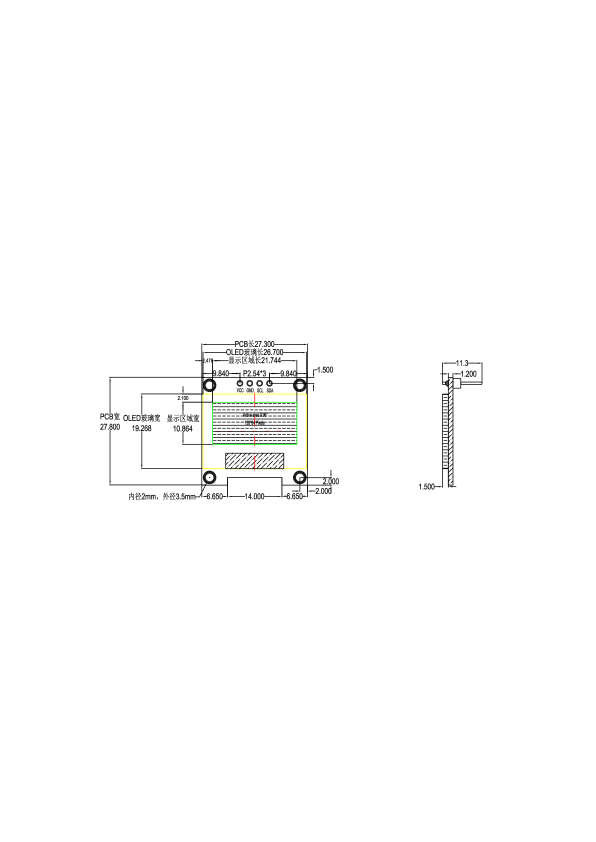
#> input picture artifacts/user_module_sources/pdf_0.png, 1191 x 1684 px, found by its file name (shown at 1/2 size)
$ python prepare_module_ocr.py
#> lines starting #> are read from the running program, lines starting #| are printed output that depends on the picture
from pathlib import Path
from PIL import Image
O=Path('D:/smart_fans/artifacts/user_module_sources')
items=[('oled',O/'pdf_0.png',(180,640,730,1030)),('tb',Path('E:/桌面/原理图/9-TB6612电机驱动/电机驱动模块使用说明.png'),(150,1030,500,1400)),('ec',Path('E:/桌面/原理图/11-旋转编码器/旋转编码器模块使用说明.png'),(200,2680,600,3240))]
for name,path,crop in items:
 im=Image.open(path).crop(crop); im=im.resize((im.width*3,im.height*3))
#> after `im = Image.open(path).crop(crop)`:
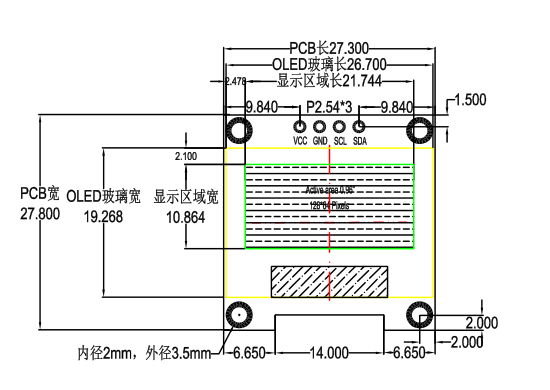
#> im: PIL image 550x390 RGB; mean R, G, B 235.3, 236, 234.1
#> after `im = im.resize((im.width * 3, im.height * 3))`:
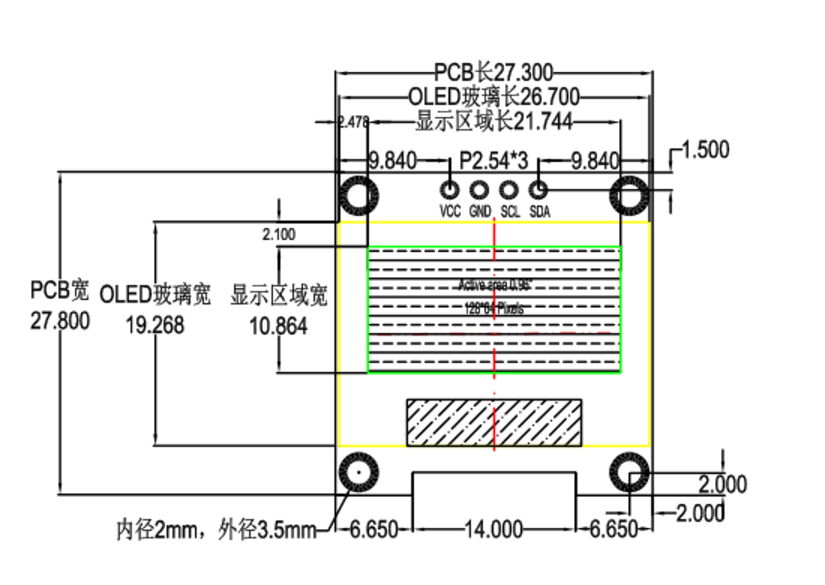
#> im: PIL image 1650x1170 RGB (shown at 1/2 size); mean R, G, B 234.9, 235.6, 233.7
 for a in [0,90,180,270]:im.rotate(a,expand=True).save(O/f'{name}_{a}.png')
#> this loop made 4 passes
#> pass 2, `for a in [0,90,180,270]:im.rotate(a,expand=True).save(O/f'{name}_{a}.p..`:
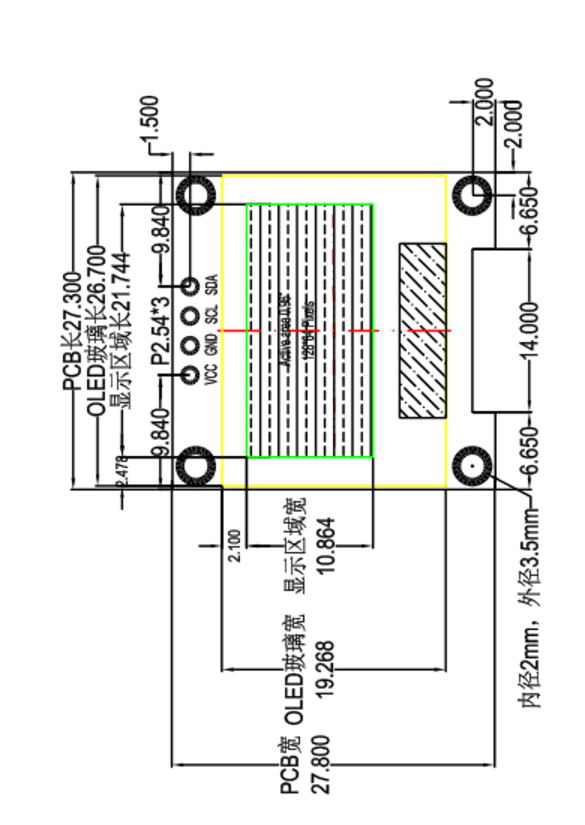
#> saved as oled_90.png: PIL image 1170x1650 RGB (shown at 1/2 size); mean R, G, B 234.9, 235.6, 233.7
#> (the run stopped early here; a loop or call above may not have finished)
